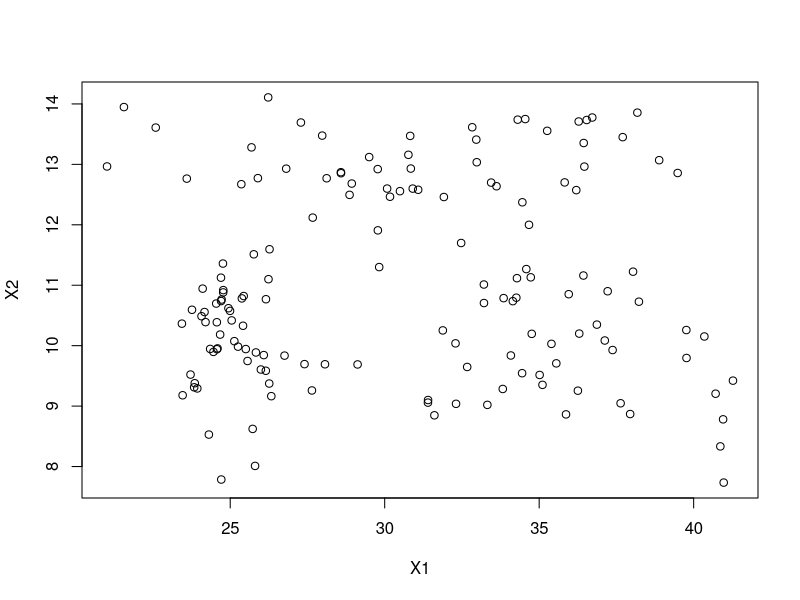
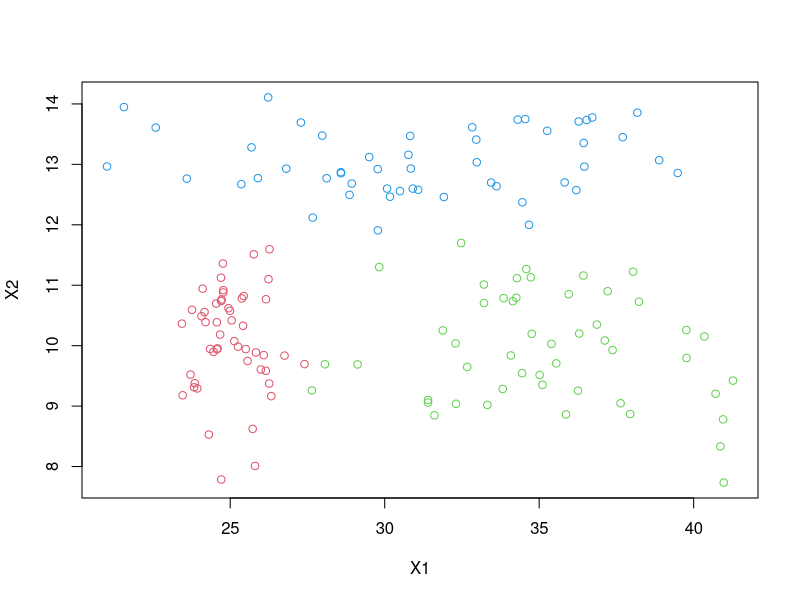

Source code (R) for these figures, in order: (Note: this script raises an error after producing the figures.)
kmdata = read.csv("kmdata.txt")
x = kmdata[, 1:2]
y = kmdata[, 3]

windows()
plot(x, pch=1)

windows()
plot(x, col = y+1,pch=1)

model=kmeans(x, 3)
model$centers
model$cluster
Accuracy(y,model$cluster)


windows()
plot(x, col = model$cluster, pch = 1)
points(model$centers, col = 1:length(model$centers), pch = "+", cex = 2)


model = mvnormalmixEM(x, k = 3, epsilon = 0.1)
clusters = max.col(model$posterior)
centers = matrix(unlist(model$mu), byrow = TRUE, ncol = 2)
Accuracy(y,clusters)


windows()
plot(model, ylim = c(8, 16), xlim=c(15,45), which = 2)
